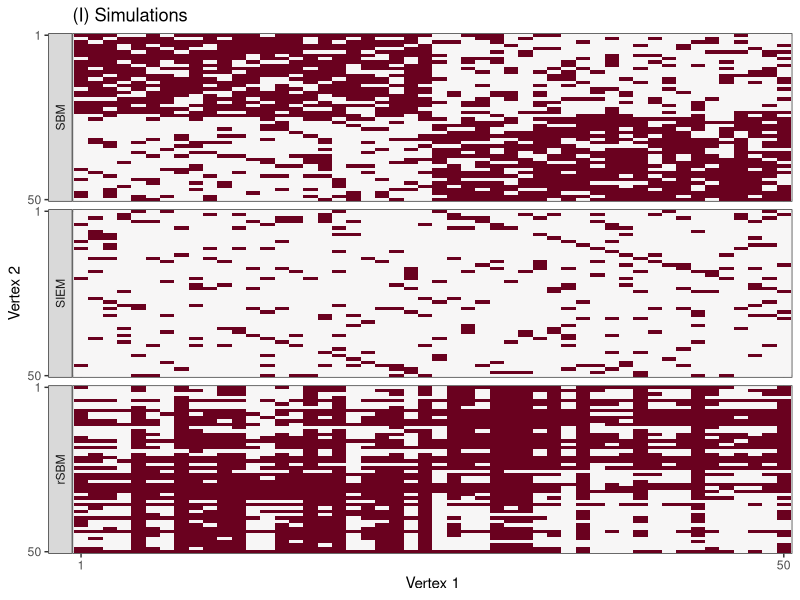
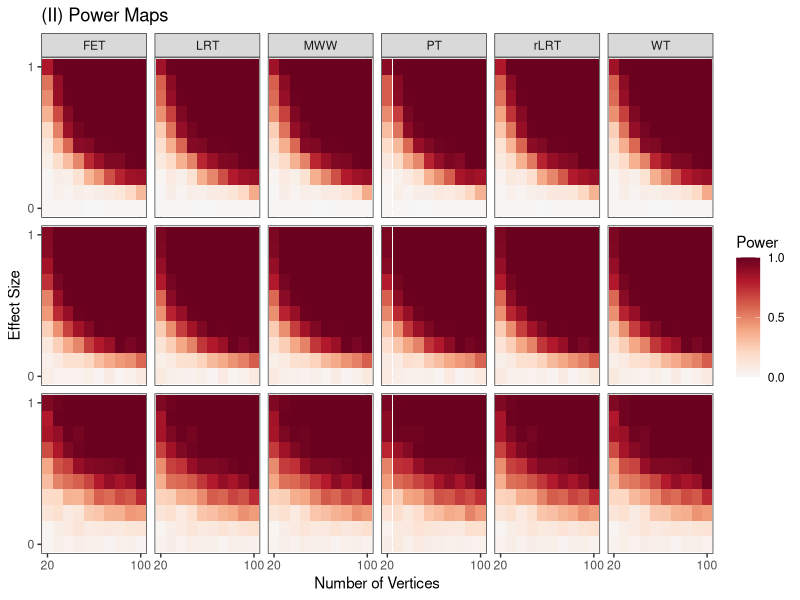
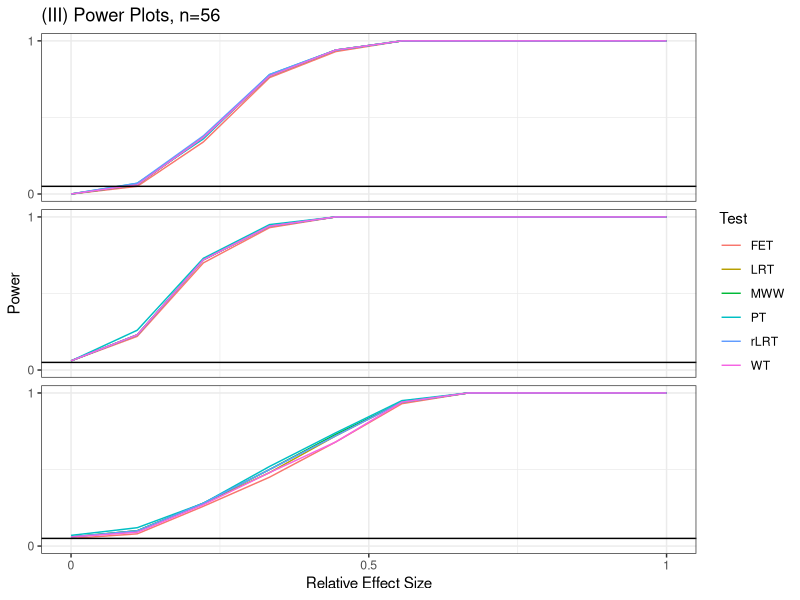
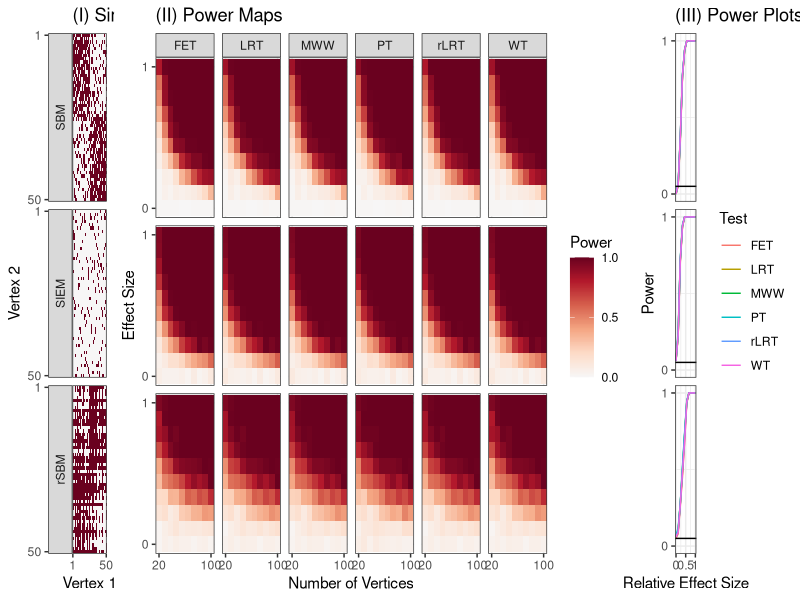

R code for these plots, in order:
## ---- chunk 1
require(ggplot2)
require(gridExtra)
require(grid)
require(tidyverse)
## ---- chunk 2
gr.dat <- read.csv('./data/uwt_simulations.csv') %>%
  mutate(Row=factor(Row), Column=factor(Column), Weight=factor(Weight), 
         Method=factor(Method, levels=c("SBM", "SIEM", "rSBM"), ordered=TRUE))
hmap.dat <- read.csv('./data/uwt_power_map.csv') %>%
  mutate(n=factor(n, levels=sort(unique(n)), ordered=TRUE),
         Effect_Size=factor(Effect_Size, levels=sort(unique(Effect_Size)), ordered=TRUE)) %>%
   filter(Simulation != "nSBM")
fixedn.dat <- hmap.dat %>%
  filter(n == 56)

pow.cols <- c('#f7f6f6', '#f7f5f4', '#f8f4f2', '#f8f3f0', '#f8f1ed', '#f9f0eb', '#f9efe9', '#f9eee7', '#f9ebe3', '#faeae1', '#fae9df', '#fae8de', '#fbe6da', '#fbe5d8', '#fbe4d6', '#fce2d2', '#fce0d0', '#fcdfcf', '#fcdecd', '#fddcc9', '#fddbc7', '#fdd9c4', '#fcd7c2', '#fcd3bc', '#fbd0b9', '#fbceb7', '#fbccb4', '#fac8af', '#f9c6ac', '#f9c4a9', '#f8bfa4', '#f8bda1', '#f8bb9e', '#f7b99c', '#f7b596', '#f6b394', '#f6b191', '#f6af8e', '#f5aa89', '#f5a886', '#f4a683', '#f3a481', '#f19e7d', '#f09c7b', '#ef9979', '#ec9374', '#eb9172', '#ea8e70', '#e98b6e', '#e6866a', '#e58368', '#e48066', '#e37e64', '#e17860', '#df765e', '#de735c', '#dd7059', '#db6b55', '#da6853', '#d86551', '#d6604d', '#d55d4c', '#d35a4a', '#d25849', '#cf5246', '#ce4f45', '#cc4c44', '#cb4942', '#c84440', '#c6413e', '#c53e3d', '#c43b3c', '#c13639', '#bf3338', '#be3036', '#bb2a34', '#ba2832', '#b82531', '#b72230', '#b41c2d', '#b3192c', '#b1182b', '#ae172a', '#a81529', '#a51429', '#a21328', '#9f1228', '#991027', '#960f27', '#930e26', '#8d0c25', '#8a0b25', '#870a24', '#840924', '#7f0823', '#7c0722', '#790622', '#760521', '#700320', '#6d0220', '#6a011f')
## ---- chunk 3
uw.sim.plt <- ggplot(data=gr.dat, mapping=aes(x=Row, y=Column, fill=Weight)) +
   geom_tile() +
   facet_grid("Method~.", switch="y") +
   xlab("Vertex 1") + 
   ylab("Vertex 2") + 
   scale_x_discrete(breaks=c(1, 50)) + 
   scale_y_discrete(breaks=c(1, 50), limits=rev(levels(gr.dat$Column))) +
   scale_fill_manual(values=c(`0`=pow.cols[1], `1`=pow.cols[length(pow.cols)])) +
   theme_bw() +
   ggtitle("(I) Simulations") +
   guides(fill="none")
uw.sim.plt
## ---- chunk 4
uw.hmap.plt <- ggplot(data=hmap.dat, mapping=aes(x=n, y=Effect_Size, fill=power)) +
   geom_tile() + 
   facet_grid("Simulation ~ Test") + 
   xlab("Number of Vertices") + 
   ylab("Effect Size") + 
   scale_fill_gradientn(colors=pow.cols, name="Power", breaks=c(0, .5, 1)) + 
   scale_x_discrete(breaks=c(20, 100)) + 
   scale_y_discrete(breaks=c(0,1)) + 
   theme_bw() + 
   ggtitle("(II) Power Maps") +
   theme(strip.background.y = element_blank(), strip.text.y = element_blank())
uw.hmap.plt
## ---- chunk 5
alpha=.05
uw.fixedn.plt <- ggplot(data=fixedn.dat, mapping=aes(x=as.numeric(Effect_Size), y=power,
                                                        color=factor(Test), group=factor(Test))) + 
   geom_line() +
   facet_grid("Simulation~.") +
   xlab("Relative Effect Size") +
   ylab("Power") +
   scale_x_continuous(breaks=c(1, 5.5, 10), labels=c(0,.5, 1)) +
   scale_y_continuous(limits=c(0,1), breaks=c(0,1)) +
   scale_color_discrete(name="Test") +
   geom_hline(mapping=aes(yintercept=alpha)) +
   theme_bw() +
   ggtitle("(III) Power Plots, n=56") +
   theme(strip.background = element_blank(), strip.text.y = element_blank())
uw.fixedn.plt
## ---- chunk 6
grid.arrange(uw.sim.plt, uw.hmap.plt, uw.fixedn.plt, nrow=1, widths=c(1.1, 5, 1.6))
